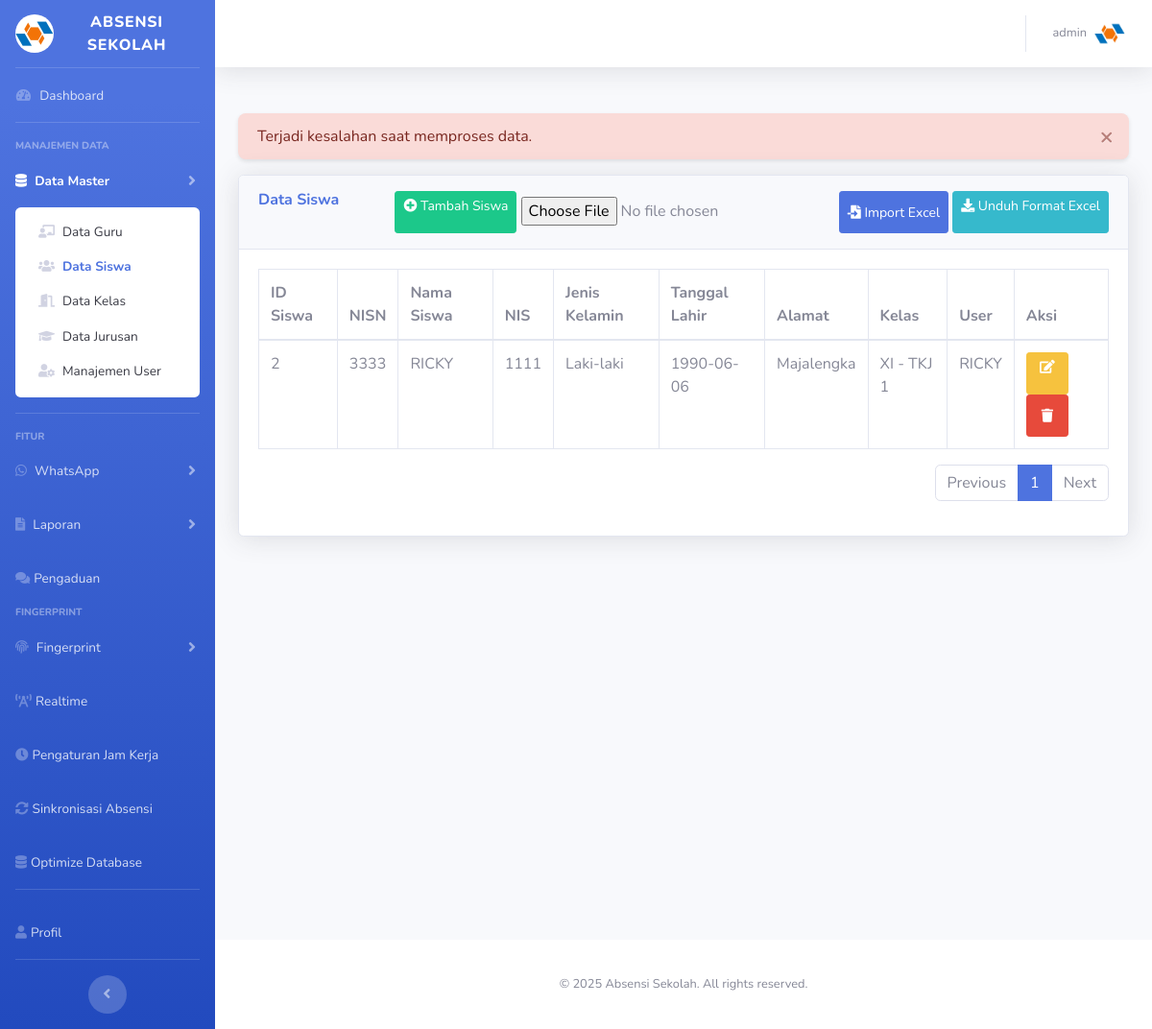
Screenshot of /admin/siswa/list_siswa.php?status=error (signed in) with the database file from the repository.
### tables this page shows
CREATE TABLE `siswa` (
  `id_siswa` int(11) NOT NULL,
  `nisn` varchar(20) NOT NULL,
  `nama_siswa` varchar(100) NOT NULL,
  `jenis_kelamin` enum('Laki-laki','Perempuan') NOT NULL,
  `tanggal_lahir` date NOT NULL,
  `alamat` text NOT NULL,
  `id_kelas` int(11) NOT NULL,
  `nis` varchar(20) NOT NULL,
  `phone` varchar(20) DEFAULT NULL,
  `user_id` int(11) DEFAULT NULL
);

CREATE TABLE `kelas` (
  `id_kelas` int(11) NOT NULL,
  `nama_kelas` varchar(50) NOT NULL,
  `id_jurusan` int(11) NOT NULL
);

CREATE TABLE `users` (
  `id` int(11) NOT NULL,
  `name` varchar(50) NOT NULL,
  `phone` varchar(20) DEFAULT NULL,
  `avatar` varchar(255) DEFAULT NULL,
  `password` varchar(255) NOT NULL,
  `role` enum('admin','guru','siswa') NOT NULL,
  `uid` varchar(50) DEFAULT NULL,
  `created_at` timestamp NOT NULL DEFAULT CURRENT_TIMESTAMP
);

### admin/siswa/list_siswa.php (the view, shortened to what this page needs)
<?php
include '../../includes/db.php';
include '../../templates/header.php';
include '../../templates/sidebar.php';
$limit = 10;
$page = isset($_GET['page']) && is_numeric($_GET['page']) ? (int)$_GET['page'] : 1;
$offset = ($page - 1) * $limit;
$stmt_total = $conn->query("
    SELECT COUNT(*) AS total
    FROM siswa s
    JOIN kelas k ON s.id_kelas = k.id_kelas
");
$totalRecords = $stmt_total->fetch(PDO::FETCH_ASSOC)['total'];
$totalPages = ceil($totalRecords / $limit);
$stmt = $conn->prepare("
    SELECT
        s.id_siswa,
        s.nisn,
        s.nama_siswa,
        s.nis,
        s.jenis_kelamin,
        s.tanggal_lahir,
        s.alamat,
        k.nama_kelas,
        u.name AS user_name,
        u.uid AS user_uid
    FROM siswa s
    JOIN kelas k ON s.id_kelas = k.id_kelas
    LEFT JOIN users u ON s.user_id = u.id
    LIMIT :limit OFFSET :offset
");
$stmt->bindValue(':limit', $limit, PDO::PARAM_INT);
$stmt->bindValue(':offset', $offset, PDO::PARAM_INT);
$stmt->execute();
$siswa_list = $stmt->fetchAll(PDO::FETCH_ASSOC);
$status = isset($_GET['status']) ? $_GET['status'] : '';
$message = '';
$alert_class = '';
switch ($status) {
    case 'error':
        $message = 'Terjadi kesalahan saat memproses data.';
        $alert_class = 'alert-danger';
        break;
}
?>
<div id="content-wrapper" class="d-flex flex-column">
    <div id="content">
        <?php include '../../templates/navbar.php'; ?>
        <div class="container-fluid">
            <?php if (!empty($message)): ?>
                <div class="alert <?= $alert_class ?> alert-dismissible fade show" role="alert">
                    <?= $message ?>
                    <button type="button" class="close" data-dismiss="alert" aria-label="Close">
                        <span aria-hidden="true">&times;</span>
                    </button>
                </div>
            <?php endif; ?>
            <div class="card shadow mb-4">
                <div class="card-header py-3 d-flex justify-content-between">
                    <h6 class="m-0 font-weight-bold text-primary">Data Siswa</h6>
                    <div>
                        <a href="tambah_siswa.php" class="btn btn-success btn-sm">
                            <i class="fas fa-plus-circle"></i> Tambah Siswa
                        </a>
                        <form method="POST" action="" enctype="multipart/form-data" class="d-inline">
                            <input type="file" name="excel_file" accept=".xlsx, .xls" required>
                            <button type="submit" name="import_excel" class="btn btn-primary btn-sm">
                                <i class="fas fa-file-import"></i> Import Excel
                            </button>
                        </form>
                        <a href="../../assets/format_data_siswa.xlsx" class="btn btn-info btn-sm" download>
                            <i class="fas fa-download"></i> Unduh Format Excel
                        </a>
                    </div>
                </div>
                <div class="card-body table-responsive-sm">
                    <table class="table table-bordered" id="dataTable">
                        <thead>
                            <tr>
                                <th>ID Siswa</th>
                                <th>NISN</th>
                                <th>Nama Siswa</th>
                                <th>NIS</th>
                                <th>Jenis Kelamin</th>
                                <th>Tanggal Lahir</th>
                                <th>Alamat</th>
                                <th>Kelas</th>
                                <th>User</th>
                                <th>Aksi</th>
                            </tr>
                        </thead>
                        <tbody>
                            <?php foreach ($siswa_list as $siswa): ?>
                                <tr>
                                    <td><?= htmlspecialchars($siswa['id_siswa']) ?></td>
                                    <td><?= htmlspecialchars($siswa['nisn']) ?></td>
                                    <td><?= htmlspecialchars($siswa['nama_siswa']) ?></td>
                                    <td><?= htmlspecialchars($siswa['nis']) ?></td>
                                    <td><?= htmlspecialchars($siswa['jenis_kelamin']) ?></td>
                                    <td><?= htmlspecialchars($siswa['tanggal_lahir']) ?></td>
                                    <td><?= htmlspecialchars($siswa['alamat']) ?></td>
                                    <td><?= htmlspecialchars($siswa['nama_kelas']) ?></td>
                                    <td><?= htmlspecialchars(isset($siswa['user_name']) ? $siswa['user_name'] : 'Tidak ada user') ?></td>
                                    <td>
                                        <a href="edit_siswa.php?id=<?= $siswa['id_siswa'] ?>"
                                           class="btn btn-warning btn-sm">
                                            <i class="fas fa-edit"></i>
                                        </a>
                                        <button type="button" class="btn btn-danger btn-sm"
                                                data-toggle="modal"
                                                data-target="#deleteModal<?= $siswa['id_siswa'] ?>">
                                            <i class="fas fa-trash"></i>
                                        </button>
                                    </td>
                                </tr>
                            <?php endforeach; ?>
                        </tbody>
                    </table>
                    <nav aria-label="Page navigation">
                        <ul class="pagination justify-content-end">
                            <li class="page-item <?= ($page <= 1) ? 'disabled' : '' ?>">
                                <a class="page-link" href="?page=<?= $page - 1 ?>">Previous</a>
                            </li>
                            <?php for ($i = 1; $i <= $totalPages; $i++): ?>
                                <li class="page-item <?= ($i == $page) ? 'active' : '' ?>">
                                    <a class="page-link" href="?page=<?= $i ?>"><?= $i ?></a>
                                </li>
                            <?php endfor; ?>
                            <li class="page-item <?= ($page >= $totalPages) ? 'disabled' : '' ?>">
                                <a class="page-link" href="?page=<?= $page + 1 ?>">Next</a>
                            </li>
                        </ul>
                    </nav>
                </div>
            </div>
        </div>
    </div>
    <?php include '../../templates/footer.php'; ?>
</div>
</body>
</html>

### assets/css/mobile-enhancements.css (style rules this page uses)
.btn { min-height: 44px; min-width: 44px; }
.alert { border-radius: 0.5rem; border: none; box-shadow: 0 2px 4px rgba(0,0,0,0.1); }
.alert-dismissible .close { padding: 0.75rem 1rem; color: inherit; }

### rows the page displays
siswa: id_siswa "2", nisn "3333", nama_siswa "RICKY", nis "1111", jenis_kelamin "Laki-laki", tanggal_lahir "1990-06-06", alamat "Majalengka", id_kelas.nama_kelas "XI - TKJ 1", user.name "RICKY"

### other values shown
$message "Terjadi kesalahan saat memproses data."
